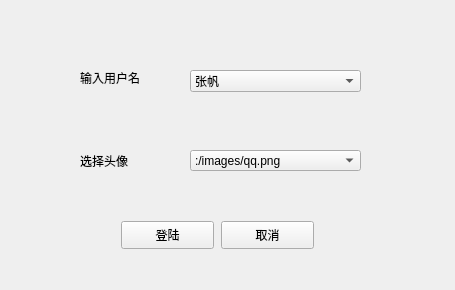
<?xml version="1.0" encoding="UTF-8"?>
<ui version="4.0">
 <class>Login</class>
 <widget class="QWidget" name="Login">
  <property name="geometry">
   <rect>
    <x>0</x>
    <y>0</y>
    <width>455</width>
    <height>290</height>
   </rect>
  </property>
  <property name="windowTitle">
   <string>Form</string>
  </property>
  <widget class="QPushButton" name="pushbtn">
   <property name="geometry">
    <rect>
     <x>121</x>
     <y>221</y>
     <width>93</width>
     <height>28</height>
    </rect>
   </property>
   <property name="text">
    <string>登陆</string>
   </property>
  </widget>
  <widget class="QPushButton" name="cancelbtn">
   <property name="geometry">
    <rect>
     <x>221</x>
     <y>221</y>
     <width>93</width>
     <height>28</height>
    </rect>
   </property>
   <property name="text">
    <string>取消</string>
   </property>
  </widget>
  <widget class="QComboBox" name="imagetext">
   <property name="geometry">
    <rect>
     <x>190</x>
     <y>150</y>
     <width>171</width>
     <height>21</height>
    </rect>
   </property>
   <property name="currentIndex">
    <number>1</number>
   </property>
   <item>
    <property name="text">
     <string>:/images/spqy.png</string>
    </property>
   </item>
   <item>
    <property name="text">
     <string>:/images/qq.png</string>
    </property>
   </item>
   <item>
    <property name="text">
     <string>:/images/Cherry.png</string>
    </property>
   </item>
   <item>
    <property name="text">
     <string>:/images/dr.png</string>
    </property>
   </item>
   <item>
    <property name="text">
     <string>:/images/jj.png</string>
    </property>
   </item>
   <item>
    <property name="text">
     <string>:/images/lswh.png</string>
    </property>
   </item>
   <item>
    <property name="text">
     <string>:/images/qmnn.png</string>
    </property>
   </item>
   <item>
    <property name="text">
     <string>:/images/wy.png</string>
    </property>
   </item>
   <item>
    <property name="text">
     <string>:/images/ymrl.png</string>
    </property>
   </item>
  </widget>
  <widget class="QLabel" name="label_2">
   <property name="geometry">
    <rect>
     <x>80</x>
     <y>150</y>
     <width>71</width>
     <height>21</height>
    </rect>
   </property>
   <property name="text">
    <string>选择头像</string>
   </property>
  </widget>
  <widget class="QLabel" name="label">
   <property name="geometry">
    <rect>
     <x>80</x>
     <y>70</y>
     <width>75</width>
     <height>16</height>
    </rect>
   </property>
   <property name="text">
    <string>输入用户名</string>
   </property>
  </widget>
  <widget class="QComboBox" name="nametext">
   <property name="geometry">
    <rect>
     <x>190</x>
     <y>70</y>
     <width>171</width>
     <height>22</height>
    </rect>
   </property>
   <property name="currentIndex">
    <number>0</number>
   </property>
   <item>
    <property name="text">
     <string>张帆</string>
    </property>
   </item>
   <item>
    <property name="text">
     <string>刘子杰</string>
    </property>
   </item>
   <item>
    <property name="text">
     <string>贾翔顺</string>
    </property>
   </item>
   <item>
    <property name="text">
     <string>喻子涵</string>
    </property>
   </item>
   <item>
    <property name="text">
     <string>贾子靖</string>
    </property>
   </item>
  </widget>
  <zorder>nametext</zorder>
  <zorder>pushbtn</zorder>
  <zorder>cancelbtn</zorder>
  <zorder>imagetext</zorder>
  <zorder>label_2</zorder>
  <zorder>label</zorder>
 </widget>
 <resources/>
 <connections/>
</ui>
